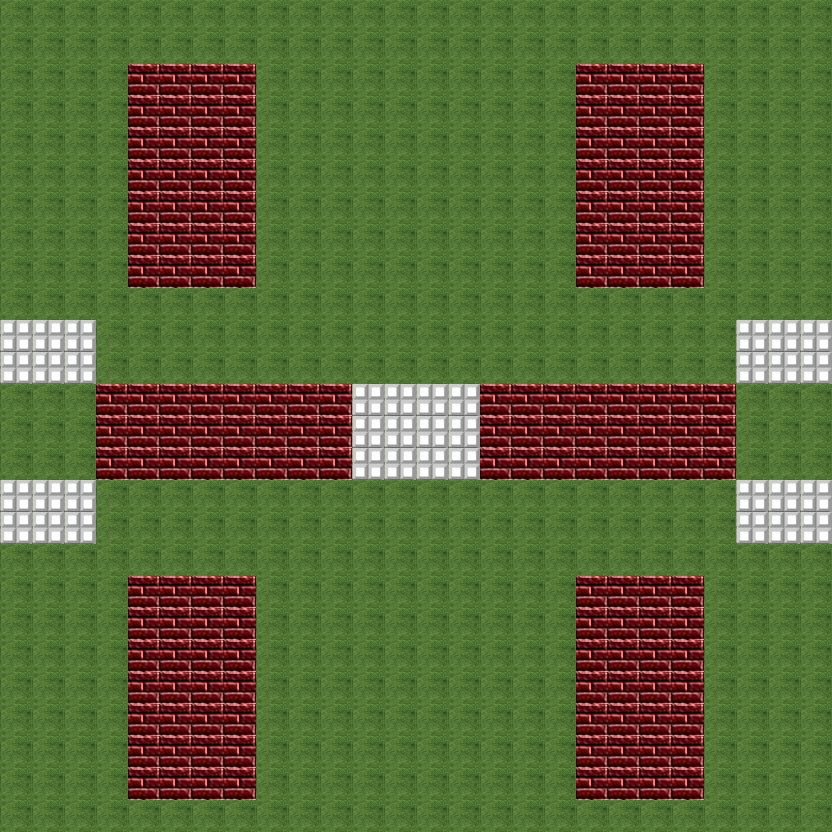

The image is a tile-based game level rendered from a .tmx file. Its description and source (layers, tilesets, objects; grid data summarised) follow:
An orthogonal 26x26 tile map with 32x32 px tiles, 2 tile layers (background, map).

<map version="1.0" orientation="orthogonal" width="26" height="26" tilewidth="32" tileheight="32">
 <tileset firstgid="1" name="tileset" tilewidth="32" tileheight="32">
  <image source="tileset.png" width="96" height="32" />
  <tile id="0">
   <properties>
    <property name="collide" value="false" />
    <property name="name" value="grass" />
    <property name="passThough" value="true" />
   </properties>
  </tile>
  <tile id="1">
   <properties>
    <property name="collide" value="false" />
    <property name="name" value="steel" />
    <property name="passThough" value="false" />
   </properties>
  </tile>
  <tile id="2">
   <properties>
    <property name="collide" value="true" />
    <property name="name" value="wall" />
    <property name="passThough" value="false" />
   </properties>
  </tile>
 </tileset>
 <layer name="background" width="26" height="26">
  <data>[676 cells, 676 non-empty, 1 distinct tile ids]</data>
 </layer>
 <layer name="map" width="26" height="26">
  <data>[676 cells, 676 non-empty, 3 distinct tile ids]</data>
 </layer>
</map>